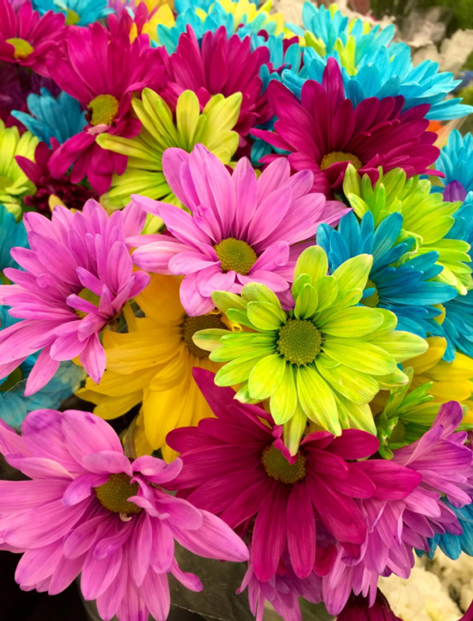
#> input picture dip/Image Processing Lab/requirements/requirement.png, 473 x 621 px, found by its file name
$ python app.py
#> lines starting #> are read from the running program, lines starting #| are printed output that depends on the picture
import cv2
import numpy as np
# Load the grayscale image
image = cv2.imread(r"requirements\requirement.png", cv2.IMREAD_GRAYSCALE)
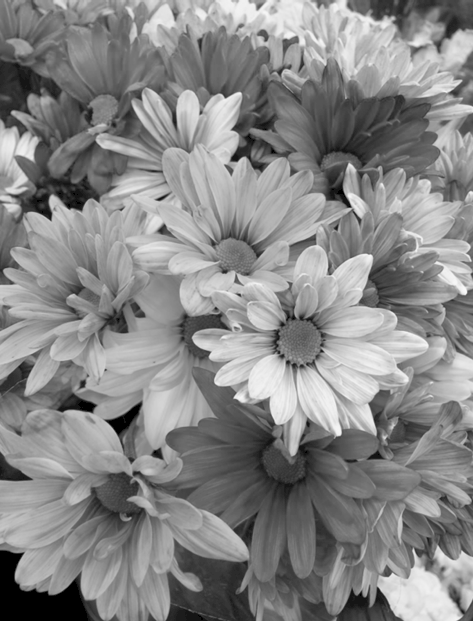
#> image: shape (621, 473); min 0, max 251, mean 135.2
# Define shift values
x_shift = 100  # Shift right
y_shift = 70  # Shift down
# Create the transformation matrix for shifting
M = np.float32([[1, 0, x_shift], [0, 1, y_shift]])
# Shift the image
shifted_image = cv2.warpAffine(image, M, (image.shape[1],
image.shape[0]))
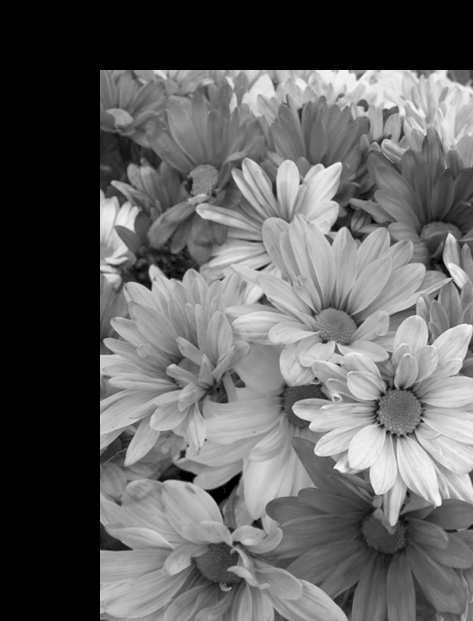
#> shifted_image: shape (621, 473); min 0, max 246, mean 96.6
# Display the original and shifted images
cv2.imshow('Original Image', image)
cv2.imshow('Shifted Image', shifted_image)
# Wait for a key press and close windows
cv2.waitKey(0)
cv2.destroyAllWindows()
